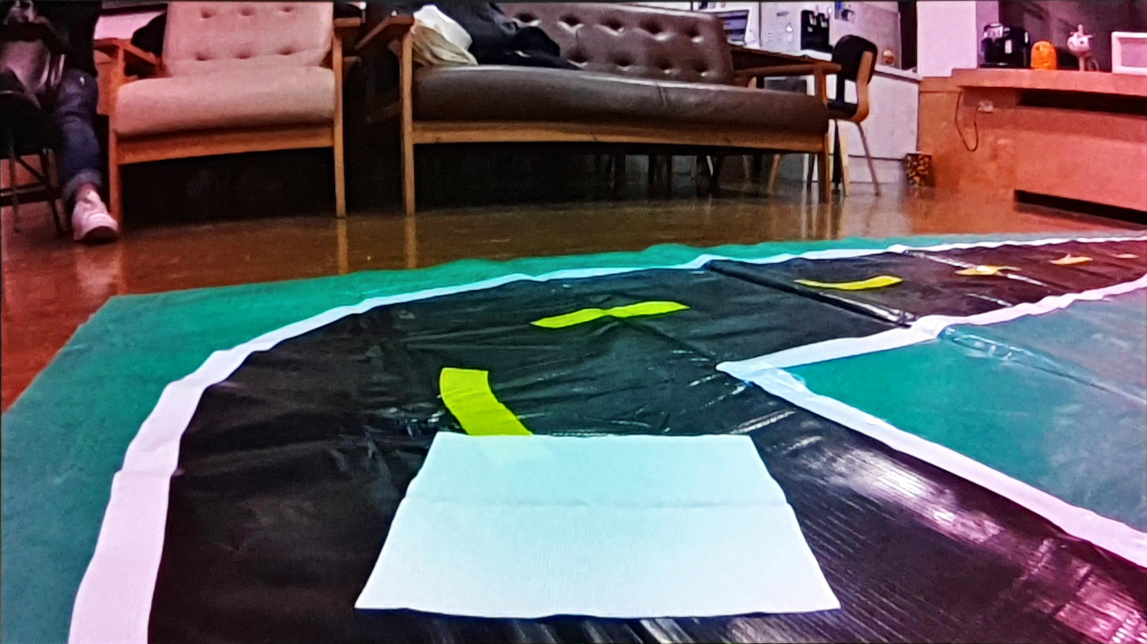
#> input picture lens.jpeg, 2294 x 1288 px (shown at 1/2 size)
$ python unit_test.py
#> lines starting #> are read from the running program, lines starting #| are printed output that depends on the picture; after the words box and inside, x2 and y2 are one past the last pixel; in counts of white or black regions, pixels touching at a corner belong together
#> further down, a is the input picture: shape (1288, 2294, 3); mean B, G, R 100, 96.1, 99.2
### bird_eye.py
import cv2
import numpy as np


def bird_eye_warp(img):
    height, width = img.shape[:2]
#> height = 360; width = 640

    dispersion_from_center = 1.9  # higher val makes a whole image narrower width
    angle_mod = 0.6  # higher val makes upper wider

    # ========== do not modify below ========== #
    angle_mod *= width / 1280
#> angle_mod = 0.3
    cam_height = 0.80692 * height
#> cam_height = 290.5
    height_const = 250 * dispersion_from_center * width / 1280
#> height_const = 237.5
    angle_const = cam_height * 2 / width + angle_mod * dispersion_from_center
#> angle_const = 1.48
    # ========== do not modify above ========== #

    p1 = [(1 - dispersion_from_center) * width / 2, height]
#> p1 = [-288, 360]
    p2 = [(1 + dispersion_from_center) * width / 2, height]
#> p2 = [928, 360]
    p3 = [(1 + dispersion_from_center) * width / 2 - angle_const * height_const, height - height_const / angle_const]
#> p3 = [577, 199.3]
    p4 = [(1 - dispersion_from_center) * width / 2 + angle_const * height_const, height - height_const / angle_const]
#> p4 = [62.97, 199.3]
    pts1 = np.float32([p1, p2, p3, p4])
    pts2 = np.float32([[0, height], [width, height], [width, 0], [0, 0]])
#> pts2 = [[0, 360], [640, 360], [640, 0], [0, 0]]
    m = cv2.getPerspectiveTransform(pts1, pts2)
    return cv2.warpPerspective(img, m, (width, height))
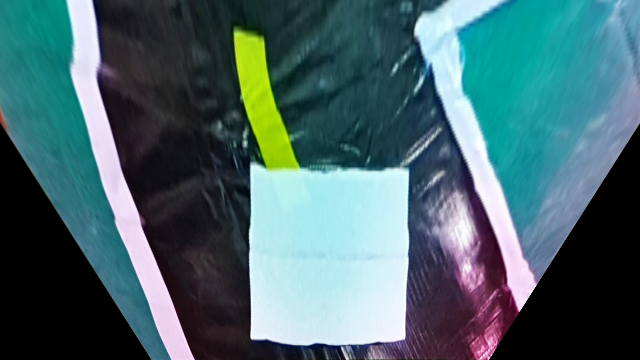
#> returned value: shape (360, 640, 3); mean of channels 0, 1, 2 108, 103, 72.5; drawn as B, G, R

### connected_component.py
import cv2
import numpy as np


def search_lane_center(image, num=2):
#> called with num = 2
    b, g, r = cv2.split(cv2.GaussianBlur(image, (5, 5), 0))
    no_color = cv2.bitwise_and(cv2.bitwise_and(b, g), r)
    # _, edge = cv2.threshold(no_color, 100, 255, cv2.THRESH_BINARY)
    edge = cv2.adaptiveThreshold(no_color, 255, cv2.ADAPTIVE_THRESH_MEAN_C, cv2.THRESH_BINARY, 91, -45)
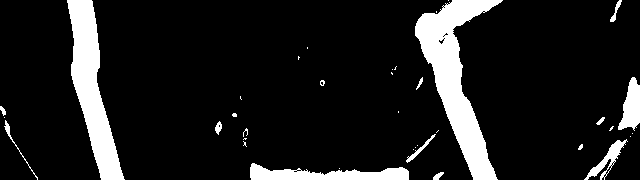
#> edge: shape (180, 640); 11.8% white; 37 white regions (22 under 20 px), largest, box (x1, y1, x2, y2) and area: (415, 0, 503, 180) 5769, (67, 0, 125, 180) 4400, (250, 163, 409, 180) 1575
    edge = cv2.morphologyEx(edge, cv2.MORPH_OPEN, cv2.getStructuringElement(cv2.MORPH_ELLIPSE, (3, 3)), iterations=3)
#> edge: shape (180, 640); 11.1% white; 6 white regions, box (x1, y1, x2, y2) and area: (415, 0, 502, 180) 5736, (67, 0, 125, 180) 4400, (250, 163, 409, 180) 1552, (618, 77, 640, 130) 722, (589, 140, 624, 177) 351, (433, 174, 440, 180) 24
    num_labels, labels, stats, centroids = cv2.connectedComponentsWithStats(edge)
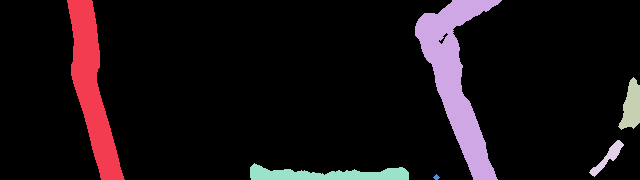
#> labels: shape (180, 640) int32; 7 distinct labels, from 0 to 6; one colour per label, 0 black
#> num_labels = 7; stats = [[0, 0, 640, 180, 102415], [67, 0, 58, 180, 4400], [415, 0, 87, 180, 5736], [618, 77, 22, 53, 722], [589, 140, 35, 37, 351], [250, 163, 159, 17, 1552], [433, 174, 7, 6, 24]]; centroids = [[318.3, 88.6], [91.64, 87.53], [455.6, 77.59], [631.2, 106.1], [607.6, 157.1], [326.8, 174.4], [436, 176.9]]

    # Map component labels to hue val
    label_hue = np.uint8(179 * labels / np.max(labels))
    blank_ch = 255 * np.ones_like(label_hue)
    labeled_img = cv2.merge([label_hue, blank_ch, blank_ch])

    # cvt to BGR for display
    labeled_img = cv2.cvtColor(labeled_img, cv2.COLOR_HSV2BGR)

    # set bg label to black
    labeled_img[label_hue == 0] = 0
    center_list = []
    for i in range(1, num_labels):
        area = stats[i, cv2.CC_STAT_AREA]
        center_point = centroids[i].astype(int)
        center_coord = [center_point[0], center_point[1], area]
        if area > 300:
            center_list.append(center_coord)
#> this loop made 6 passes
#> (area, center_coord) on passes 1 to 6: (4400, [91, 87, 4400]), (5736, [455, 77, 5736]), (722, [631, 106, 722]), (351, [607, 157, 351]), (1552, [326, 174, 1552]), (24, [436, 176, 24])
#> after the loop, center_list = [[91, 87, 4400], [455, 77, 5736], [631, 106, 722], [607, 157, 351], [326, 174, 1552]]
    center_list.sort(key=lambda e: -e[2])
    center_list = center_list[:num]
#> center_list = [[455, 77, 5736], [91, 87, 4400]]
    center_list.sort(key=lambda e: e[0])
    return center_list, edge

### unit_test.py
if __name__ == '__main__':
    import cv2

    import bird_eye
    import connected_component
    import numpy as np

    a = cv2.imread('lens.jpeg')
    a = cv2.resize(a, (640, 360), interpolation=cv2.INTER_AREA)

    a = bird_eye.bird_eye_warp(a)
    cv2.imshow('a', a)
    cv2.waitKey(0)
    b, _ = connected_component.search_lane_center(a[:a.shape[0] // 2, :])
#> b = [[91, 87, 4400], [455, 77, 5736]]
    for q in b:
        cv2.circle(a, (q[0], q[1]), 10, (0, 0, 0), 3)
#> this loop made 2 passes
    b, _2 = connected_component.search_lane_center(a[a.shape[0] // 2:, :])
#> call 2 of search_lane_center, with num = 2
#> in search_lane_center (call 2), `b, g, r = cv2.split(cv2.GaussianBlur(image, (5, 5), 0))`:
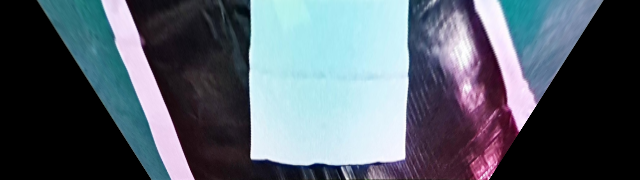
#> image: shape (180, 640, 3); mean of channels 0, 1, 2 106.2, 95.5, 86.2; drawn as B, G, R
#> in search_lane_center (call 2), `edge = cv2.adaptiveThreshold(no_color, 255, cv2.ADAPTIVE_THRESH_MEAN_C..`: edge: shape (180, 640); 17.2% white; 41 white regions (26 under 20 px), largest, box (x1, y1, x2, y2) and area: (249, 0, 408, 164) 10162, (101, 0, 194, 180) 4438, (474, 0, 537, 131) 2876
#> in search_lane_center (call 2), `edge = cv2.morphologyEx(edge, cv2.MORPH_OPEN, cv2.getStructuringElemen..`: edge: shape (180, 640); 16.4% white; 5 white regions, box (x1, y1, x2, y2) and area: (249, 0, 408, 164) 10053, (101, 0, 194, 180) 4438, (474, 0, 537, 130) 2862, (441, 23, 476, 106) 1479, (575, 0, 585, 15) 86
#> in search_lane_center (call 2), `num_labels, labels, stats, centroids = cv2.connectedComponentsWithStat..`:
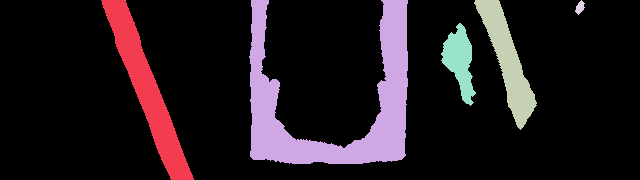
#> labels: shape (180, 640) int32; 6 distinct labels, from 0 to 5; one colour per label, 0 black
#> in search_lane_center (call 2), `num_labels, labels, stats, centroids = cv2.connectedComponentsWithStat..`: num_labels = 6; stats = [[0, 0, 640, 180, 96282], [101, 0, 93, 180, 4438], [249, 0, 159, 164, 10053], [474, 0, 63, 130, 2862], [575, 0, 10, 15, 86], [441, 23, 35, 83, 1479]]; centroids = [[318, 89.64], [146.4, 88.95], [333.5, 101.6], [507.5, 60.82], [579.6, 7.09], [459.4, 60.65]]
#> in search_lane_center (call 2), `labeled_img[label_hue == 0] = 0`:
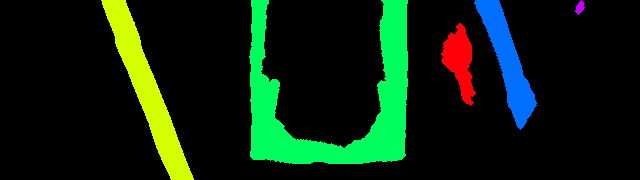
#> labeled_img: shape (180, 640, 3); mean B, G, R 14.7, 34.8, 11.6
#> the loop in search_lane_center (call 2), `for i in range(1, num_labels):` made 5 passes
#> (area, center_coord) on passes 1 to 5: (4438, [146, 88, 4438]), (10053, [333, 101, 10053]), (2862, [507, 60, 2862]), (86, [579, 7, 86]), (1479, [459, 60, 1479])
#> after the loop in search_lane_center (call 2), `for i in range(1, num_labels):`: center_list = [[146, 88, 4438], [333, 101, 10053], [507, 60, 2862], [459, 60, 1479]]
#> in search_lane_center (call 2), `center_list = center_list[:num]`: center_list = [[333, 101, 10053], [146, 88, 4438]]
#> b = [[146, 88, 4438], [333, 101, 10053]]
    vis = np.concatenate((_, _2), axis=0)
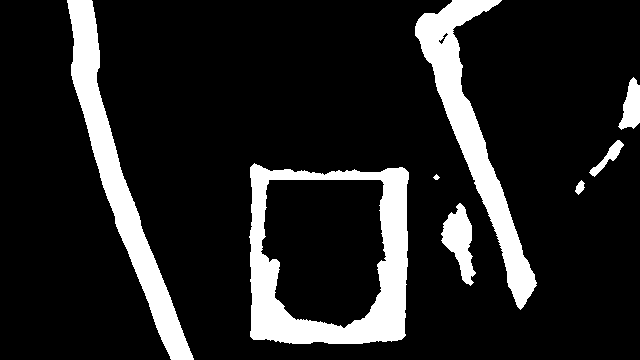
#> vis: shape (360, 640); 13.8% white; 8 white regions, largest, box (x1, y1, x2, y2) and area: (249, 163, 409, 344) 11605, (67, 0, 194, 360) 8838, (415, 0, 537, 310) 8598
    cv2.imshow('_', vis)
    for q in b:
        cv2.circle(a, (q[0], q[1] + a.shape[0] // 2), 10, (0, 0, 0), 3)
#> this loop made 2 passes

    cv2.imshow('a', a)
    cv2.waitKey(0)

$ run again, with lane.jpeg copied over lens.jpeg
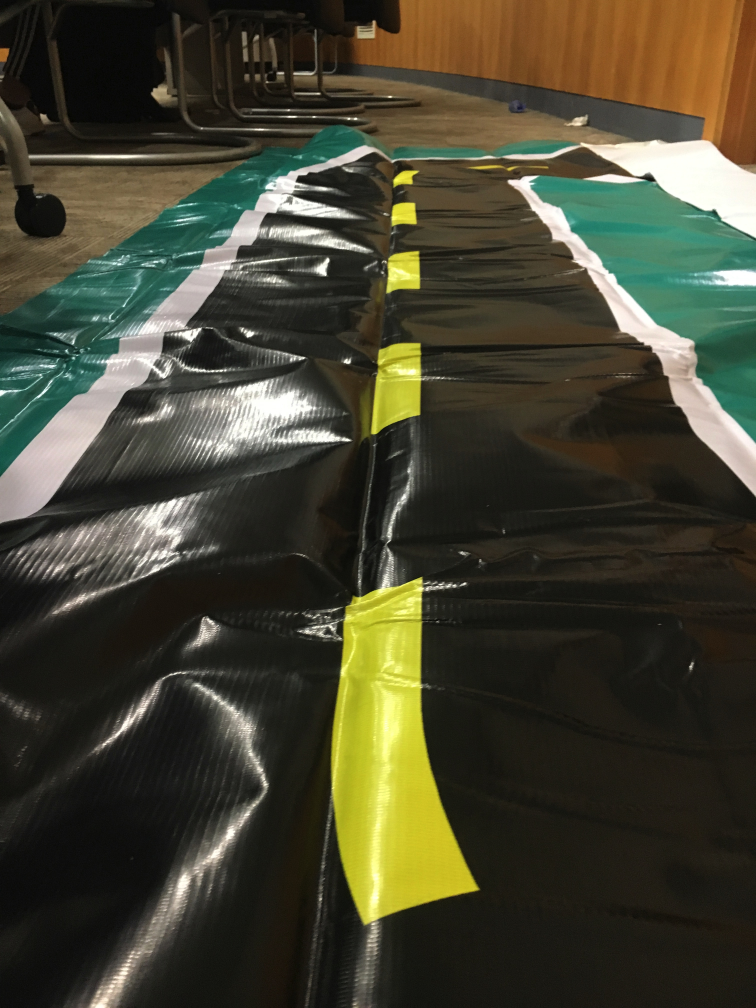
#> input picture lane.jpeg, 3024 x 4032 px (shown at 1/4 size)
#> a is the input picture: shape (4032, 3024, 3); mean B, G, R 48.9, 66.8, 68.1
#> labels: shape (180, 640) int32; 11 distinct labels, from 0 to 10
#> num_labels = 11; stats = [[0, 0, 640, 180, 113131], [68, 0, 26, 16, 178], [86, 0, 25, 27, 322], [319, 0, 18, 61, 542], [30, 57, 22, 25, 231], [337, 64, 22, 28, 218], [164, 96, 16, 34, 338], [256, 107, 12, 8, 57], [267, 109, 8, 9, 40], [324, 143, 15, 17, 119], [187, 175, 8, 5, 24]]; centroids = [[321.5, 90.03], [76.97, 5], [95.87, 11.02], [329, 31.56], [39.61, 68.06], [347.8, 77.03], [170.6, 112.7], [261.4, 110.6], [270.9, 113], [331, 151.1], [190.2, 177.8]]
#> the loop in search_lane_center, `for i in range(1, num_labels):` made 10 passes
#> (area, center_coord) on passes 1 to 8: (178, [76, 5, 178]), (322, [95, 11, 322]), (542, [329, 31, 542]), (231, [39, 68, 231]), (218, [347, 77, 218]), (338, [170, 112, 338]), (57, [261, 110, 57]), (40, [270, 113, 40])
#> after the loop in search_lane_center, `for i in range(1, num_labels):`: center_list = [[95, 11, 322], [329, 31, 542], [170, 112, 338]]
#> in search_lane_center, `center_list = center_list[:num]`: center_list = [[329, 31, 542], [170, 112, 338]]
#> `b, _ = connected_component.search_lane_center(a[:a.shape[0] // 2, :])`: b = [[170, 112, 338], [329, 31, 542]]
#> the loop `for q in b:` made 2 passes
#> in search_lane_center (call 2), `num_labels, labels, stats, centroids = cv2.connectedComponentsWithStat..`:
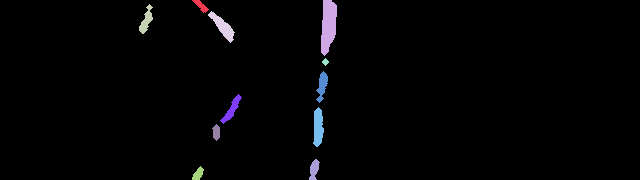
#> labels: shape (180, 640) int32; 12 distinct labels, from 0 to 11; one colour per label, 0 black
#> num_labels = 12; stats = [[0, 0, 640, 180, 112837], [192, 0, 17, 13, 93], [321, 0, 16, 56, 667], [139, 4, 14, 30, 194], [208, 11, 27, 32, 313], [322, 58, 7, 8, 32], [316, 71, 12, 32, 202], [220, 94, 22, 30, 204], [313, 107, 11, 40, 317], [212, 124, 8, 17, 96], [309, 159, 11, 21, 145], [192, 166, 12, 14, 100]]; centroids = [[320.5, 89.91], [200.6, 5.45], [328, 24.97], [145.9, 19.98], [222.4, 26.35], [325, 61.5], [321.8, 85.41], [231.4, 109], [317.8, 126.9], [216, 132], [313.7, 169.2], [197.8, 173.6]]
#> the loop in search_lane_center (call 2), `for i in range(1, num_labels):` made 11 passes
#> (area, center_coord) on passes 1 to 8: (93, [200, 5, 93]), (667, [327, 24, 667]), (194, [145, 19, 194]), (313, [222, 26, 313]), (32, [325, 61, 32]), (202, [321, 85, 202]), (204, [231, 108, 204]), (317, [317, 126, 317])
#> after the loop in search_lane_center (call 2), `for i in range(1, num_labels):`: center_list = [[327, 24, 667], [222, 26, 313], [317, 126, 317]]
#> in search_lane_center (call 2), `center_list = center_list[:num]`: center_list = [[327, 24, 667], [317, 126, 317]]
#> `b, _2 = connected_component.search_lane_center(a[a.shape[0] // 2:, :])`: b = [[317, 126, 317], [327, 24, 667]]
#> `vis = np.concatenate((_, _2), axis=0)`:
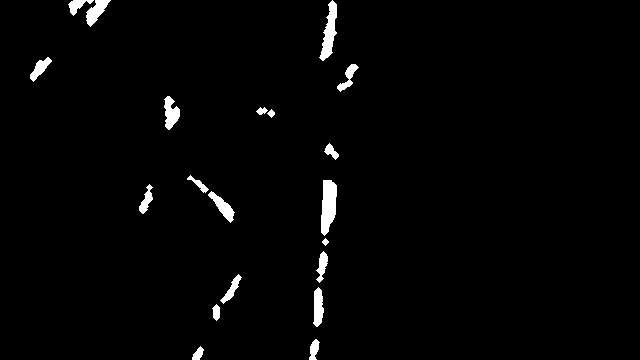
#> vis: shape (360, 640); 1.9% white; 20 white regions, largest, box (x1, y1, x2, y2) and area: (321, 180, 337, 236) 667, (319, 0, 337, 61) 542, (164, 96, 180, 130) 338
#> the loop `for q in b:` made 2 passes

$ run again, with lane_raw.jpeg copied over lens.jpeg
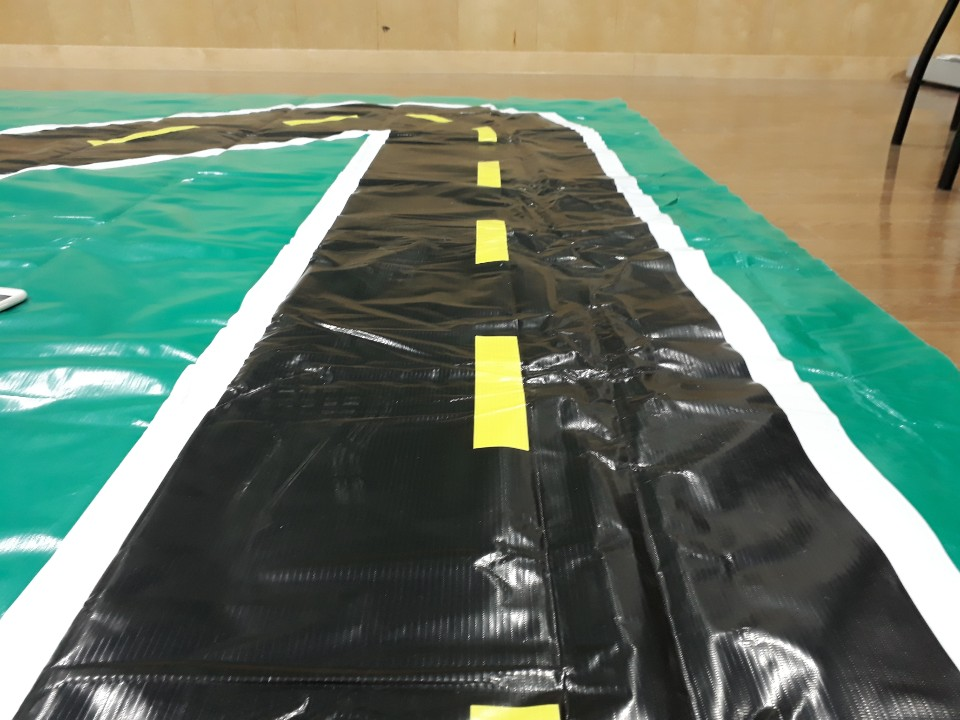
#> input picture lane_raw.jpeg, 960 x 720 px
#> a is the input picture: shape (720, 960, 3); mean B, G, R 103, 121.4, 104.4
#> labels: shape (180, 640) int32; 12 distinct labels, from 0 to 11
#> num_labels = 12; stats = [[0, 0, 640, 180, 99664], [60, 0, 67, 180, 6486], [531, 0, 71, 180, 6602], [480, 6, 23, 27, 347], [317, 10, 40, 36, 457], [462, 24, 9, 13, 79], [384, 42, 26, 30, 440], [317, 67, 36, 40, 804], [399, 124, 10, 15, 86], [422, 132, 7, 7, 25], [444, 144, 13, 23, 178], [448, 170, 7, 8, 32]]; centroids = [[316.2, 90.26], [94.53, 85.27], [564.9, 89.92], [489.2, 19.76], [337.1, 28.61], [466.2, 30.27], [397.3, 58.3], [336.5, 90.18], [403.8, 130.8], [425, 135], [450.9, 154.3], [451, 173.5]]
#> the loop in search_lane_center, `for i in range(1, num_labels):` made 11 passes
#> (area, center_coord) on passes 1 to 8: (6486, [94, 85, 6486]), (6602, [564, 89, 6602]), (347, [489, 19, 347]), (457, [337, 28, 457]), (79, [466, 30, 79]), (440, [397, 58, 440]), (804, [336, 90, 804]), (86, [403, 130, 86])
#> after the loop in search_lane_center, `for i in range(1, num_labels):`: center_list = [[94, 85, 6486], [564, 89, 6602], [489, 19, 347], [337, 28, 457], [397, 58, 440], [336, 90, 804]]
#> in search_lane_center, `center_list = center_list[:num]`: center_list = [[564, 89, 6602], [94, 85, 6486]]
#> `b, _ = connected_component.search_lane_center(a[:a.shape[0] // 2, :])`: b = [[94, 85, 6486], [564, 89, 6602]]
#> the loop `for q in b:` made 2 passes
#> in search_lane_center (call 2), `num_labels, labels, stats, centroids = cv2.connectedComponentsWithStat..`:
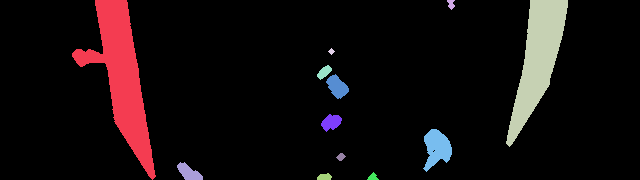
#> labels: shape (180, 640) int32; 13 distinct labels, from 0 to 12; one colour per label, 0 black
#> num_labels = 13; stats = 13 rows, first 6: [0, 0, 640, 180, 103833], [72, 0, 84, 180, 5346], [447, 0, 8, 10, 52], [506, 0, 62, 147, 4029], [328, 48, 7, 7, 25], [317, 65, 15, 15, 123]; centroids = 13 rows, first 8: [320.5, 90.57], [121.5, 76.61], [450.7, 3.73], [537.4, 59], [331, 51], [323.9, 71.73], [336.9, 86.31], [330.9, 121.9]
#> the loop in search_lane_center (call 2), `for i in range(1, num_labels):` made 12 passes
#> (area, center_coord) on passes 1 to 8: (5346, [121, 76, 5346]), (52, [450, 3, 52]), (4029, [537, 58, 4029]), (25, [331, 51, 25]), (123, [323, 71, 123]), (337, [336, 86, 337]), (241, [330, 121, 241]), (763, [436, 147, 763])
#> after the loop in search_lane_center (call 2), `for i in range(1, num_labels):`: center_list = [[121, 76, 5346], [537, 58, 4029], [336, 86, 337], [436, 147, 763]]
#> in search_lane_center (call 2), `center_list = center_list[:num]`: center_list = [[121, 76, 5346], [537, 58, 4029]]
#> `vis = np.concatenate((_, _2), axis=0)`:
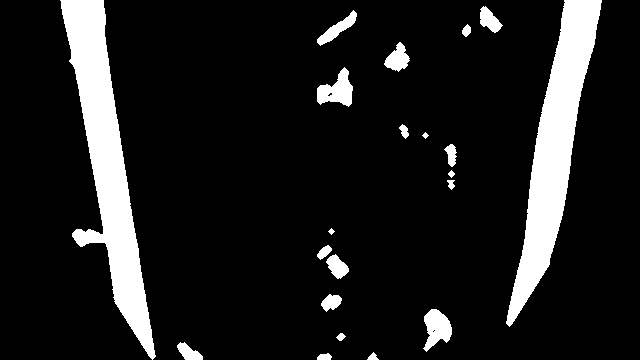
#> vis: shape (360, 640); 11.7% white; 21 white regions, largest, box (x1, y1, x2, y2) and area: (60, 0, 156, 360) 11832, (506, 0, 602, 327) 10631, (317, 67, 353, 107) 804
#> the loop `for q in b:` made 2 passes
